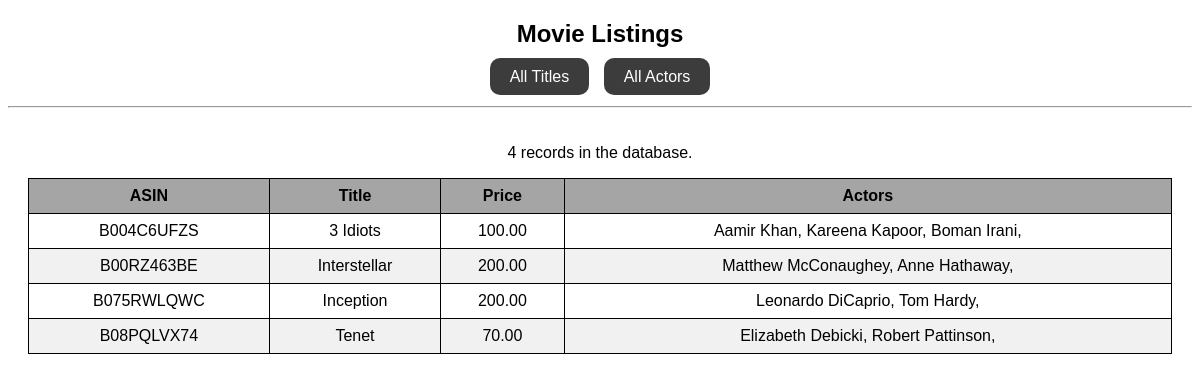
The page / on the database its author committed.
### tables this page shows
CREATE TABLE `dvdtitles` (
  `uid` varchar(15) NOT NULL,
  `title` varchar(100) NOT NULL,
  `price` float(5,2) NOT NULL
);

CREATE TABLE `dvdactors` (
  `actorID` int(5) NOT NULL,
  `fname` varchar(20) NOT NULL,
  `lname` varchar(20) NOT NULL
);

### index.php (the view, shortened to what this page needs)
<!DOCTYPE html>
<html lang="en">
<head>
</head>
<body>
    <div>
        <h2 class="heading">Movie Listings</h2>
        <div class="buttons">
            <a class="button" href="movieTitle.php">All Titles</a>
            <a class="button" href="movieActors.php">All Actors</a>
        </div>
        <hr>
    </div>
    <div class="allMovies">
        <?php
        include "connection.php";
        $sql = "SELECT COUNT(`uid`) as num FROM dvdtitles";
        $result = mysqli_query($conn, $sql);
        $rows = mysqli_fetch_array($result);
        ?>
        <p><span><?php echo $rows['num'] ?></span> records in the database.</p>
        <table>
            <tr>
                <th>ASIN</th>
                <th>Title</th>
                <th>Price</th>
                <th>Actors</th>
            </tr>
            <?php
            $sql = "SELECT * FROM `dvdtitles`";
            $result = mysqli_query($conn, $sql);
            while ($rows = mysqli_fetch_array($result)) {
            ?>
                <tr>
                    <td><?php echo $rows['uid'] ?></td>
                    <td><?php echo $rows['title'] ?></td>
                    <td><?php echo $rows['price'] ?></td>
                    <?php
                    $asin = $rows['uid'];
                    $sqlname = "SELECT fname,lname FROM relation JOIN dvdtitles on relation.uid=dvdtitles.uid JOIN dvdactors ON relation.actorID=dvdactors.actorID WHERE dvdtitles.uid='$asin'";
                    $resultname = mysqli_query($conn, $sqlname);
                    ?>
                    <td>
                        <?php
                        while ($rows = mysqli_fetch_array($resultname)) {
                        ?>
                            <span><?php echo $rows['fname'] ?> <?php echo $rows['lname'] ?>,</span>
                        <?php
                        }
                        ?>
                    </td>
                </tr>
            <?php
            }
            ?>
        </table>
    </div>
</body>
</html>

### index.php (style rules this page uses)
* { font-family: sans-serif; }
.heading { text-align: center; }
.buttons { margin-bottom: 20px; text-align: center; }
.button { text-decoration: none; color: white; background-color: #3d3c3c; padding: 10px 20px; border-radius: 10px; margin: 5px; }
.allMovies { display: flex; align-items: center; justify-content: center; flex-direction: column; margin: 20px; }
.allMovies table { font-family: arial, sans-serif; border-collapse: collapse; width: 100%; }
.allMovies td, .allMovies th { border: 1px solid black; text-align: left; padding: 8px; text-align: center; }
.allMovies tr:nth-child(odd) { background-color: #f1f1f1; }
.allMovies tr:nth-child(1) { background-color: #a5a5a5; }

### rows shown on the page
dvdtitles: uid "B004C6UFZS", title "3 Idiots", price "100.00"
dvdactors: fname "Aamir", lname "Khan"
dvdactors: fname "Kareena", lname "Kapoor"
dvdactors: fname "Boman", lname "Irani"
dvdtitles: uid "B00RZ463BE", title "Interstellar", price "200.00"
dvdactors: fname "Matthew", lname "McConaughey"
dvdactors: fname "Anne", lname "Hathaway"
dvdtitles: uid "B075RWLQWC", title "Inception", price "200.00"
dvdactors: fname "Leonardo", lname "DiCaprio"
dvdactors: fname "Tom", lname "Hardy"
dvdtitles: uid "B08PQLVX74", title "Tenet", price "70.00"
dvdactors: fname "Elizabeth", lname "Debicki"
dvdactors: fname "Robert", lname "Pattinson"

### other values the page prints
$rows['num'] "4"
